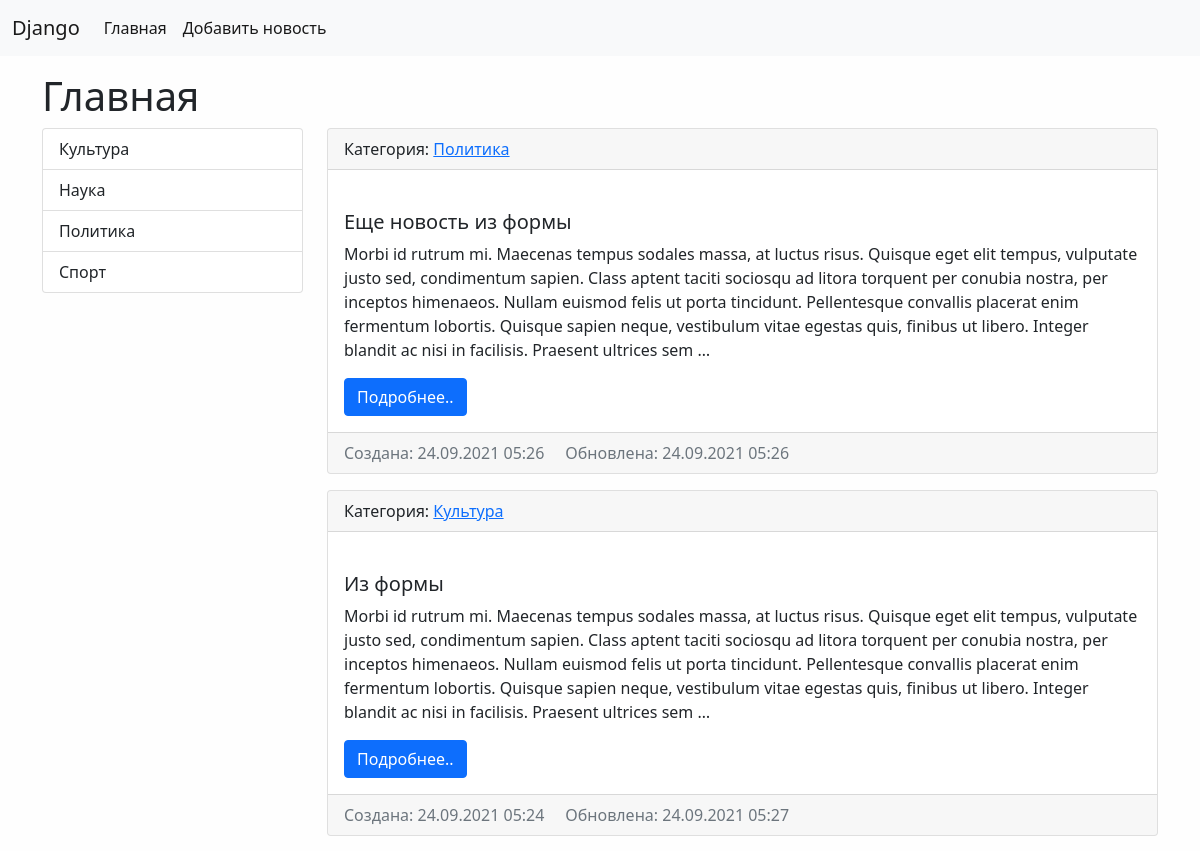
The app's page / (upper part), older data.
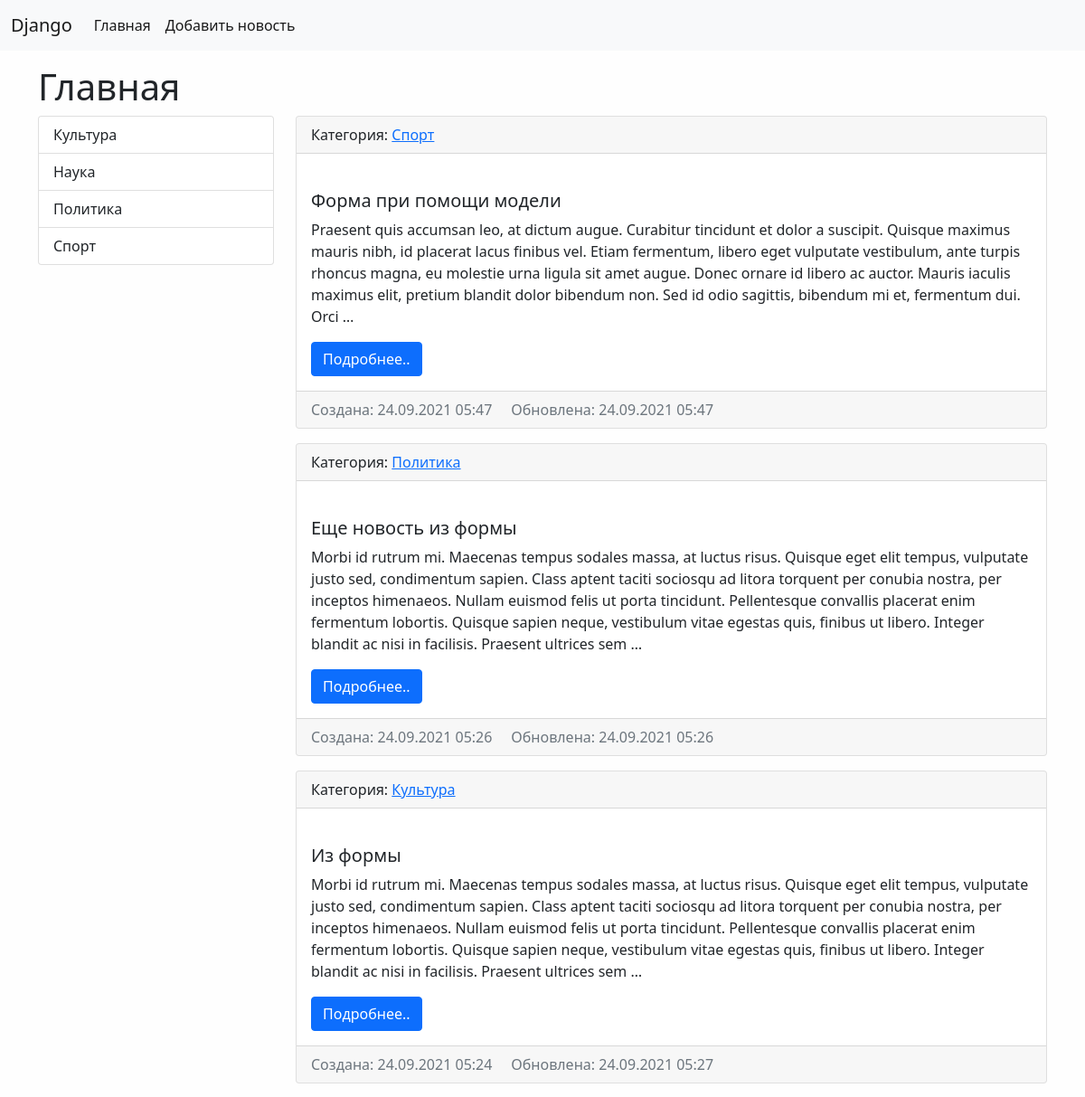
The same page, newer data.
### news/models.py (models this page shows, shortened)
class Category(models.Model):
    title = models.CharField(max_length=150, db_index=True, verbose_name='Наименование')
    def get_absolute_url(self):
        return reverse_lazy('category', kwargs={"category_id":self.pk})
    def __str__(self):
        return self.title
    class Meta:
        verbose_name = 'Категория'
        verbose_name_plural = 'Категории'
        ordering = ['title']

class News(models.Model):
    title = models.CharField(max_length=150, db_index=True, verbose_name='Наименование')
    content = models.TextField(blank=True, verbose_name='Содержимое')
    created_at = models.DateTimeField(auto_now_add=True, verbose_name='Создано')
    updated_at = models.DateTimeField(auto_now=True, verbose_name='Обновлено')
    photo = models.ImageField(upload_to='photos/%Y/%m/%d/', blank=True, verbose_name='Изображение')
    category = models.ForeignKey(Category, on_delete=models.PROTECT, verbose_name='Категория', null=True)
    is_published = models.BooleanField(default=True, verbose_name='Опубликовано')
    def get_absolute_url(self):
        return reverse_lazy('view_news', kwargs={"pk":self.pk})
    class Meta:
        verbose_name ='Новость'
        verbose_name_plural = 'Новости'
        ordering = ['-created_at']

### news/views.py (the view)
# urls.py: path('', HomeNews.as_view(), name='home'),
class HomeNews(ListView):
    model = News
    template_name = 'news/home_news_list.html'
    context_object_name = 'news'
    allow_empty = False
    def get_context_data(self, *, object_list=None, **kwargs):
        context = super().get_context_data(**kwargs)
        context['title'] = 'Главная'
        return context
    def get_queryset(self):
        return News.objects.filter(is_published=True)

### news/templatetags/news_tags.py (called while the page is built)
@register.inclusion_tag('news/list_categories.html')
def show_categories(arg1='Hello', arg2='world'):
    categories = Category.objects.all()
    return {"categories": categories, "arg1": arg1, "arg2": arg2}

### news/templates/news/home_news_list.html (shortened to what this page needs)
{% extends 'base.html' %}
{% block news_title %}
  <h1>{{ title }}</h1>
{% endblock %}}
{% block sidebar %}
    {% include 'inc/_sidebar.html' %}
{% endblock %}
{% block content %}
    {% for item in news %}
    <div class="card mb-3">
      <div class="card-header">
        Категория: <a href="{{ item.category.get_absolute_url }}">{{ item.category }}</a>
      </div>
      <div class="card-body">
        <div class="media">
          <div class="media-body">
            <h5 class="card-title">{{ item.title }}</h5>
            <p class="card-text">{{ item.content|truncatewords:64|linebreaksbr }}</p>
            <a href="{{ item.get_absolute_url }}" class="btn btn-primary">Подробнее..</a></div>
        </div>
      </div>
      <div class="card-footer text-muted">
        <a>Создана: {{ item.created_at|date:"d.m.Y H:i" }}    </a>
        <a>Обновлена: {{ item.updated_at|date:"d.m.Y H:i" }}</a>
      </div>
    </div>
    {% empty %}
    <a>Well.. shit. No news</a>
    {% endfor %}
{% endblock %}

### news/templates/news/list_categories.html
<div class="list-group">
    {% for item in categories %}
    <a href="{{ item.get_absolute_url }}" class="list-group-item list-group-item-action">{{ item.title }}</a>
    {% endfor %}
</div>

Row changes from the older to the newer data that the page shows:
added News: category "Спорт", title "Форма при помощи модели", content "Praesent quis accumsan leo, at dictum augue. Curabitur tincidunt et dolor a suscipit. Quisque maximus mauris nibh, id placerat lacus finibus vel. Etiam fermentum, libero eget vulputate vestibulum, ante turpis rhoncus magna, eu molestie urna ligula sit amet augue. Donec ornare id libero ac auctor. Mauris iaculis maximus elit, pretium blandit dolor bibendum non. Sed id odio sagittis, bibendum mi et, fermentum dui. Orci …", created_at "24.09.2021 05:47", updated_at "24.09.2021 05:47"
